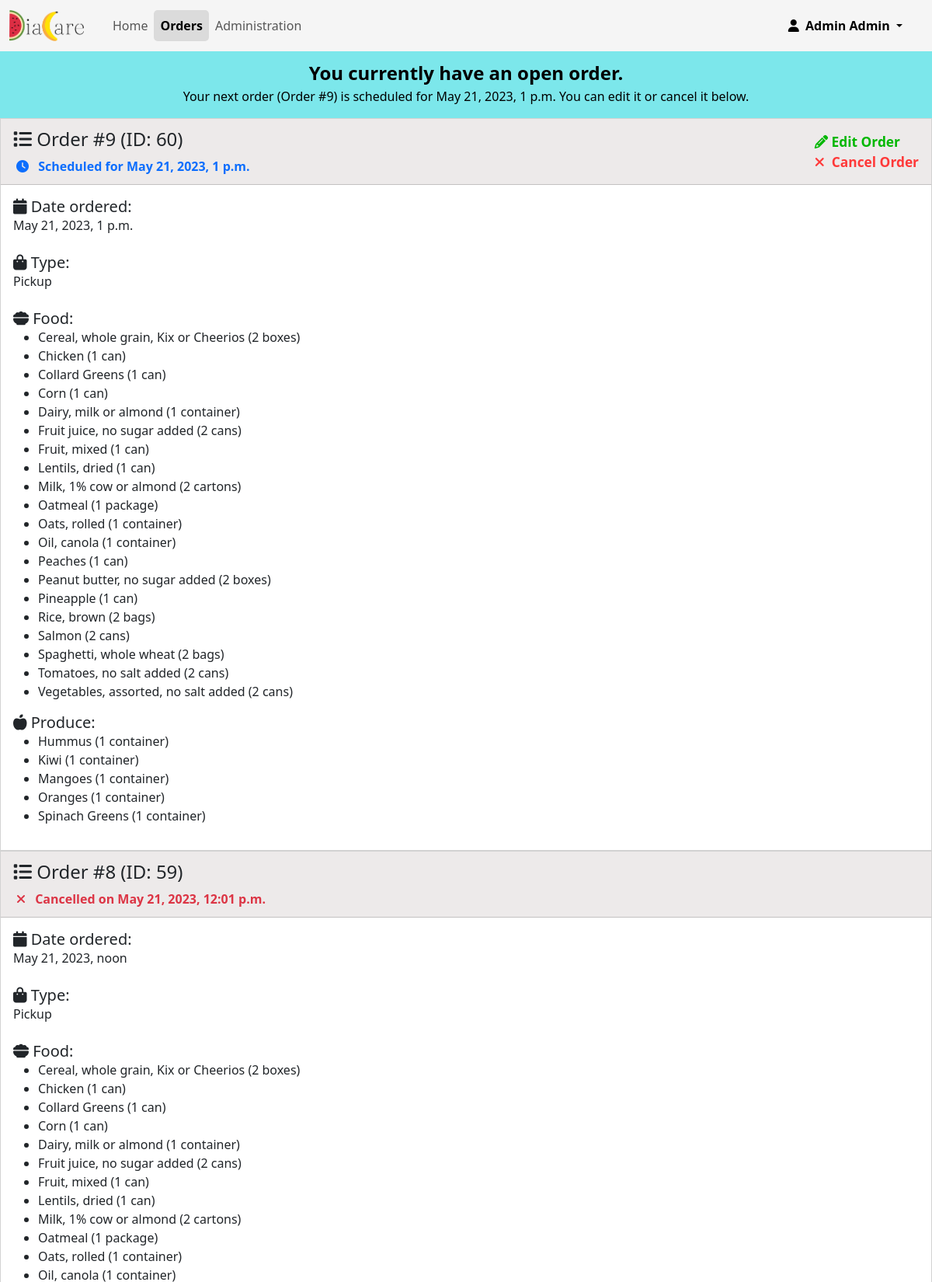
/orders/ (signed in, upper part), run on the app's committed database.
### app/models.py (models this page shows, shortened)
class User(AbstractBaseUser, PermissionsMixin):
    objects = UserManager()
    USERNAME_FIELD = 'email'
    user_created_at = models.DateTimeField(default=timezone.now)
    email = models.EmailField(unique=True)
    first_name = models.CharField(max_length=255)
    middle_name = models.CharField(max_length=255, blank=True)
    last_name = models.CharField(max_length=255)
    is_staff = models.BooleanField(default=False)
    gender = models.CharField(choices=(
        ("male", "Male"),
        ("female", "Female"),
        ("nonbinary", "Non-binary"),
    ), max_length=255)
    active = models.BooleanField(
        default=False,
        help_text="Whether the user is currently enrolled in the Food Pharmacy program and is authorized to log in and order food.",
    )
    address = AddressField(null=True)
    doctor = models.ForeignKey('Doctor', on_delete=models.CASCADE)
    dietician = models.ForeignKey('Dietician', on_delete=models.CASCADE)
    last_clinic_visit = models.DateTimeField(blank=True, null=True)
    last_food_received = models.DateTimeField(blank=True, null=True)
    next_clinic_visit = models.DateTimeField(blank=True, null=True)
    next_food_batch = models.DateTimeField(blank=True, null=True)
    patient_comments = models.TextField(blank=True, help_text="Comments from the patient")
    medical_comments = models.TextField(blank=True, help_text="Comments from the doctor, dietician, or clinic regarding the patient's medical conditions. Not visible to patient.")
    admin_comments = models.TextField(blank=True, help_text="Comments from DiaCare administrators. Not visible to patient.")
    """
        active determines if the user is able to use the app.
        eligible determines if the user is eligible for the Food Pharmacy program.

        An eligible user becomes active after they are approved by Food Pharmacy staff, their doctor or dietician, or an administrator.

        active = True, eligible = True:   The user is active and eligible for the Food Pharmacy program.
        active = True, eligible = False:  Should not happen unless access was override-granted by an administrator.
        active = False, eligible = True:  The user is eligible for the Food Pharmacy program but has not been approved yet.
        active = False, eligible = False: The user is not eligible for the Food Pharmacy program.
    """
    @property
    def eligible(self):
        """Returns whether the user is eligible for the Food Pharmacy program."""
        return self.screening_questionnaire.is_eligible if hasattr(self, 'screening_questionnaire') else False
    def __str__(self):
        return f"{self.first_name} {self.middle_name + ' ' if self.middle_name else ''}{self.last_name}"

class Order(models.Model):
    user = models.ForeignKey('User', on_delete=models.CASCADE)
    date_ordered = models.DateTimeField(auto_now_add=True)
    date_scheduled = models.DateTimeField(blank=True, null=True)
    date_fulfilled = models.DateTimeField(blank=True, null=True)
    date_cancelled = models.DateTimeField(blank=True, null=True)
    type = models.CharField(choices=(
        ("pickup", "Pickup"),
        ("delivery", "Delivery"),
    ), max_length=255, default="Pickup")
    patient_comments = models.TextField(blank=True, help_text="Comments from the patient regarding this order")
    admin_comments = models.TextField(blank=True, help_text="Comments from food pharmacy staff regarding this order. Not visible to patient.")
    number = models.IntegerField(default=0, help_text="Order number, incremented individually for each user")
    @property
    def fulfilled(self):
        return self.date_fulfilled is not None and self.date_fulfilled < timezone.now()
    @property
    def cancelled(self):
        return self.date_cancelled is not None
    @property
    def foods(self):
        return Food.objects.filter(order=self)
    @property
    def produces(self):
        return Produce.objects.filter(order=self)
    class Meta:
        ordering = ['-date_scheduled']

class Food(models.Model):
    order = models.ForeignKey('Order', on_delete=models.CASCADE)
    food = models.ForeignKey('FoodChoice', on_delete=models.CASCADE)
    class Meta:
        ordering = ['food']

class FoodChoice(models.Model):
    name = models.CharField(max_length=255)
    quantity = models.CharField(max_length=255, default="1")
    active = models.BooleanField(default=True, help_text="Whether this food choice is currently available for selection")
    def __str__(self):
        return f"{self.name} ({self.quantity})"
    class Meta:
        ordering = ['name']

class Produce(models.Model):
    order = models.ForeignKey('Order', on_delete=models.CASCADE)
    produce = models.ForeignKey('ProduceChoice', on_delete=models.CASCADE)
    class Meta:
        ordering = ['produce']

class ProduceChoice(models.Model):
    name = models.CharField(max_length=255)
    quantity = models.CharField(max_length=255, default="1")
    active = models.BooleanField(default=True,  help_text="Whether this produce choice is currently available for selection")
    category = models.ForeignKey('ProduceCategory', on_delete=models.CASCADE)
    def __str__(self):
        return f"{self.name} ({self.quantity})"
    class Meta:
        ordering = ['name']

### app/decorators.py (the view)
    def wrap(request, *args, **kwargs):
        if request.user.is_authenticated and request.user.active:
            return function(request, *args, **kwargs)
        return redirect(reverse('index'))

### app/views.py (called while the page is built)
@active_users_only
def orders(request):
    orders = Order.objects.filter(user=request.user).order_by('-number')
    return render(request, 'orders.html', {
        "orders": orders,
        "has_open_order": orders.filter(date_fulfilled__isnull=True, date_cancelled__isnull=True).exists(),
        "last_order": orders.first() if orders.exists() else None,
    })

### app/templates/orders.html (shortened to what this page needs)
{% extends "base.html" %}
{% load static %}
{% block css %}
    <link rel="stylesheet" href="{% static 'orders.css' %}">
{% endblock %}
{% block body %}
{% if has_open_order %}
<div class="banner-center open-order d-flex justify-content-center align-items-center">
    <div>
        You currently have an open order.
        <br>
        <p class="small-desc">
            Your next order (Order #{{ last_order.number }}) is scheduled for {{ last_order.date_scheduled }}
            You can edit it or cancel it below.
        </p>
    </div>
</div>
{% endif %}
{% for order in orders %}
    <div class="card">
        <div class="card-header">
            <h4>
                <i class="fa-solid fa-list"></i>
                Order #{{ order.number }} (ID: {{ order.id }})
            </h4>
            {% if order.fulfilled %}
                <b class="text-success">
                    <i class="fa-solid fa-check status-icon"></i>
                    Fulfilled on {{ order.date_fulfilled }}
                </b>
            {% elif order.cancelled %}
                <b class="text-danger">
                    <i class="fa-solid fa-times status-icon"></i>
                    Cancelled on {{ order.date_cancelled }}
                </b>
            {% else %}
                <b class="text-primary">
                    <i class="fa-solid fa-clock status-icon"></i>
                    Scheduled for {{ order.date_scheduled }}
                </b>
                <span class="edit-order">
                    <a href="{% url 'order_food' %}?id={{ order.id }}" class="edit-order-button text-decoration-none">
                        <i class="fa-solid fa-pencil edit-icon"></i>
                        Edit Order
                    </a>
                    <br>
                    <a href="{% url 'cancel_order' %}?id={{ order.id }}" class="cancel-order-button text-decoration-none">
                        <i class="fa-solid fa-times edit-icon"></i>
                        &nbsp;Cancel Order
                    </a>
                </span>
            {% endif %}
        </div>
        <div class="card-body">
            <h5>
                <i class="fa-solid fa-calendar"></i>
                Date ordered:
            </h5>
            {{ order.date_ordered }}
            <br><br>
            <h5>
                <i class="fa-sharp fa-solid fa-bag-shopping"></i>
                Type:
            </h5>
            {{ order.type|title }}
            <br><br>
            <h5>
                <i class="fa-solid fa-bowl-food"></i>
                Food:
            </h5>
            <ul>
                {% for food in order.foods %}
                    <li>{{ food.food }}</li>
                {% endfor %}
            </ul>
            <h5>
                <i class="fa-sharp fa-solid fa-apple-whole"></i>
                Produce:
            </h5>
            <ul>
                {% for produce in order.produces %}
                    <li>{{ produce.produce }}</li>
                {% endfor %}
            </ul>
        </div>
    </div>
{% empty %}
<h5 style="position: relative; top: 15px; text-align: center">
    No orders yet!
    <br><br><br><br><br><br><br><br><br><br><br><br><br><br><br><br><br><br>
</h5>
{% endfor %}
{% endblock %}

### app/templates/base.html (shortened to what this page needs)
{% load pwa %}
{% load static %}
<!DOCTYPE html>
<html>
    <head>
        <link href="https://cdn.jsdelivr.net/npm/bootstrap@5.3.0-alpha1/dist/css/bootstrap.min.css" rel="stylesheet">
        <link rel="stylesheet" href="{% static 'base.css' %}">
        {% block css %}
        {% endblock %}
     </head>
    <body>
        {% block nav %}
        <nav class="navbar navbar-expand-lg bg-body-tertiary">
          <div class="container-fluid">
            <a class="navbar-brand" href="/">
              <img src="{% static 'images/logo_transparent.png' %}" height="40" class="d-inline-block align-top" alt="DiaCare">
            </a>
            <div class="collapse navbar-collapse" id="navbarNavDropdown" style="text-align: center">
              <ul class="navbar-nav">
                <li class="nav-item">
                  <a class="nav-link" aria-current="page" href="{% url 'index' %}">Home</a>
                </li>
                <li class="nav-item">
                  <a class="nav-link" href="{% url 'orders' %}">Orders</a>
                </li>
                {% if request.user.is_superuser %}
                <li class="nav-item">
                  <a class="nav-link" href="/admin">Administration</a>
                </li>
                {% endif %}
                <li class="nav-item dropdown profile">
                  <a class="nav-link dropdown-toggle" href="#" role="button" data-bs-toggle="dropdown" aria-expanded="false">
                    <i class="fa-solid fa-user"></i>&nbsp;
                    {{ request.user }}
                  </a>
                </li>
              </ul>
            </div>
          </div>
        </nav>
        {% endblock %}
        {% block body %}
        {% endblock %}
    </body>
</html>

### static/base.css (style rules this page uses)
nav.navbar { background-color: rgb(245, 245, 245) !important; }
nav .active { background-color: rgb(219, 219, 219) !important; border-radius: 5px; font-weight: bold; }
nav .profile { position: absolute; right: 30px; }
nav .profile > a { color: var(--bs-navbar-active-color); font-weight: bold; }
.banner-center { height: 75px; background-color: #87fa87; cursor: pointer; border: 0; font-size: 18pt; font-weight: bold; color: black; text-align: center; }

### static/orders.css (style rules this page uses)
.card-header { padding-top: 12px; background-color: rgb(237, 234, 234); }
.card, .card-header { border-radius: 0 !important; }
h5 { margin: 0; }
.small-desc { font-weight: normal; font-size: 12pt; }
.status-icon { margin-left: 4px; margin-right: 8px; }
.edit-order { font-size: 13pt; font-weight: bold; float: right; position: relative; top: -32px; }
.edit-order .edit-order-button { color: rgb(0, 183, 0) !important; }
.edit-order .cancel-order-button { color: #ff3939 !important; }
.open-order { cursor: auto; background-color: rgb(124, 231, 235); height: auto; padding-top: 10px; }
.card-header { height: 85px; }

### data on the page
User: user "Admin Admin"
Order: number "9", date_scheduled "May 21, 2023, 1 p.m.", id "60", date_ordered "May 21, 2023, 1 p.m.", type "Pickup"
Food: food "Cereal, whole grain, Kix or Cheerios (2 boxes)"
Food: food "Chicken (1 can)"
Food: food "Collard Greens (1 can)"
Food: food "Corn (1 can)"
Food: food "Dairy, milk or almond (1 container)"
Food: food "Fruit juice, no sugar added (2 cans)"
Food: food "Fruit, mixed (1 can)"
Food: food "Lentils, dried (1 can)"
Food: food "Milk, 1% cow or almond (2 cartons)"
Food: food "Oatmeal (1 package)"
Food: food "Oats, rolled (1 container)"
Food: food "Oil, canola (1 container)"
Food: food "Peaches (1 can)"
Food: food "Peanut butter, no sugar added (2 boxes)"
Food: food "Pineapple (1 can)"
Food: food "Rice, brown (2 bags)"
Food: food "Salmon (2 cans)"
Food: food "Spaghetti, whole wheat (2 bags)"
Food: food "Tomatoes, no salt added (2 cans)"
Food: food "Vegetables, assorted, no salt added (2 cans)"
Produce: produce "Hummus (1 container)"
Produce: produce "Kiwi (1 container)"
Produce: produce "Mangoes (1 container)"
Produce: produce "Oranges (1 container)"
Produce: produce "Spinach Greens (1 container)"
Order: number "8", id "59", date_cancelled "May 21, 2023, 12:01 p.m.", date_ordered "May 21, 2023, noon", type "Pickup"
Food: food "Cereal, whole grain, Kix or Cheerios (2 boxes)"
Food: food "Chicken (1 can)"
Food: food "Collard Greens (1 can)"
Food: food "Corn (1 can)"
Food: food "Dairy, milk or almond (1 container)"
Food: food "Fruit juice, no sugar added (2 cans)"
Food: food "Fruit, mixed (1 can)"
Food: food "Lentils, dried (1 can)"
Food: food "Milk, 1% cow or almond (2 cartons)"
Food: food "Oatmeal (1 package)"
Food: food "Oats, rolled (1 container)"
Food: food "Oil, canola (1 container)"
